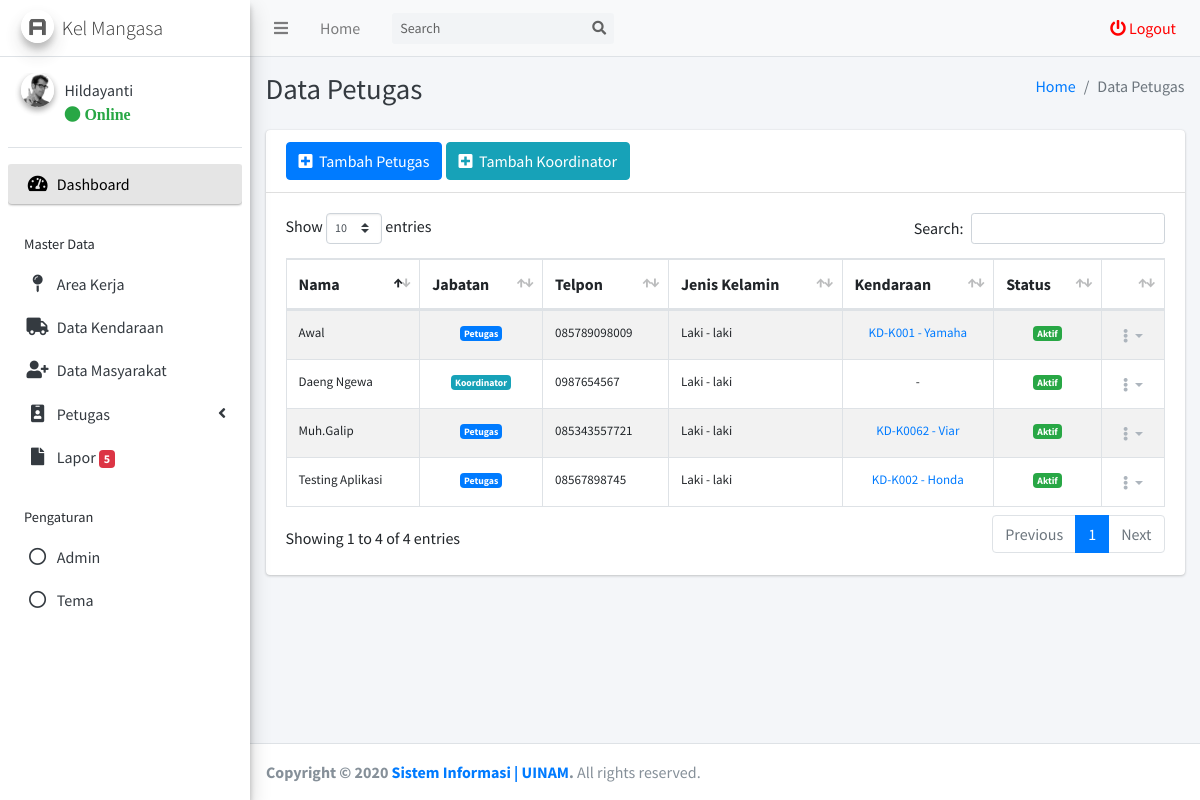
Page /kelurahan/admin/petugas/data.php (signed in) on the committed database.
### tables this page shows
CREATE TABLE `tb_akun_kelurahan` (
  `id_akun_kelurahan` int(11) NOT NULL,
  `nama_akun_kelurahan` varchar(255) NOT NULL,
  `username_akun_kelurahan` varchar(255) NOT NULL,
  `password_akun_kelurahan` varchar(255) NOT NULL,
  `foto_akun_kelurahan` varchar(255) NOT NULL,
  `kelurahan_akun_kelurahan` varchar(255) NOT NULL,
  `status_akun_kelurahan` varchar(255) NOT NULL
);

CREATE TABLE `tb_pekerja` (
  `id_pekerja` int(11) NOT NULL,
  `nik_pekerja` varchar(255) NOT NULL,
  `nama_pekerja` varchar(255) NOT NULL,
  `jenis_kelamin_pekerja` varchar(255) NOT NULL,
  `usia_pekerja` varchar(255) NOT NULL,
  `alamat_pekerja` varchar(255) NOT NULL,
  `latitude_pekerja` varchar(255) NOT NULL,
  `longitude_pekerja` varchar(255) NOT NULL,
  `telpon_pekerja` varchar(255) NOT NULL,
  `kelurahan_pekerja` varchar(255) NOT NULL,
  `password` varchar(255) NOT NULL,
  `area_pekerja` varchar(255) NOT NULL,
  `kendaraan_pekerja` varchar(255) NOT NULL,
  `foto_pekerja` varchar(255) NOT NULL,
  `status_pekerja` varchar(255) NOT NULL,
  `status_kerja_pekerja` varchar(255) NOT NULL,
  `role_pekerja` varchar(255) NOT NULL
);

CREATE TABLE `tb_kendaraan` (
  `id_kendaraan` int(11) NOT NULL,
  `kode_kendaraan` varchar(255) NOT NULL,
  `nama_kendaraan` varchar(255) NOT NULL,
  `type_kendaraan` varchar(255) NOT NULL,
  `nomor_kendaraan` varchar(255) NOT NULL,
  `kondisi_kendaraan` varchar(255) NOT NULL,
  `kelurahan_kendaraan` varchar(255) NOT NULL,
  `status_kendaraan` varchar(255) NOT NULL,
  `foto_kendaraan` varchar(255) NOT NULL
);

### kelurahan/admin/petugas/data.php (the view, shortened to what this page needs)
<?php
require_once '../template/header/header.php';
$pekerja = mysqli_query($conn, "SELECT * FROM tb_pekerja WHERE kelurahan_pekerja = '$kelurahan_header'");
?>
  <div class="content-wrapper">
    <div class="content-header">
      <div class="container-fluid">
        <div class="row mb-2">
          <div class="col-sm-6">
            <h1 class="m-0 text-dark">Data Petugas</h1>
          </div>
          <div class="col-sm-6">
            <ol class="breadcrumb float-sm-right">
              <li class="breadcrumb-item"><a href="/pelaporan-sampah/kelurahan/admin/">Home</a></li>
              <li class="breadcrumb-item active">Data Petugas</li>
            </ol>
          </div>
        </div>
      </div>
    </div>
    <section class="content">
      <div class="container-fluid">
        <div class="row">
          <div class="col-12">
            <div class="card">
              <div class="card-header">
                <a href="tambah.php" type="button" class="btn btn-primary"><i class="fa fa-plus-square"></i>&nbsp Tambah Petugas</a>
                <a href="tambah-koordinator.php" type="button" class="btn btn-info"><i class="fa fa-plus-square"></i>&nbsp Tambah Koordinator</a>
              </div>
              <div class="card-body">
                <table id="example1" class="table table-bordered table-striped">
                  <thead>
                  <tr>
                    <th>Nama</th>
                    <th>Jabatan</th>
                    <th>Telpon</th>
                    <th>Jenis Kelamin</th>
                    <th>Kendaraan</th>
                    <th>Status</th>
                    <th></th>
                  </tr>
                  </thead>
                  <tbody>
                  <?php $i = 1; foreach($pekerja as $dta) { ?>
                  <tr>
                    <td style="font-size: small;"><?= $dta['nama_pekerja'] ?></td>
                    <?php
                    if ($dta['role_pekerja'] == "Petugas"){
                      echo "<td style=' font-size: small; text-align:center'><span class='badge bg-primary'>Petugas</span></td>";
                    } else{
                      echo "<td style=' font-size: small; text-align:center'><span class='badge bg-info'>Koordinator</span></td>";
                    }
                    ?>
                    <td style="font-size: small;"><?= $dta['telpon_pekerja'] ?></td>
                    <td style="font-size: small;"><?= $dta['jenis_kelamin_pekerja'] ?></td>
                    <?php
                      $kendaraan = mysqli_query($conn, "SELECT * FROM tb_kendaraan WHERE id_kendaraan = '$dta[kendaraan_pekerja]'");
                      $dta_kendaraan = mysqli_fetch_assoc($kendaraan);
                      if ($dta_kendaraan != null){
                        echo " <td style='font-size: small;  text-align:center'> <a href='#'>  $dta_kendaraan[kode_kendaraan] - $dta_kendaraan[nama_kendaraan]</a></td>";
                      } else{
                        echo "
                        <td style='font-size: small;  text-align:center'> - </td>";
                      }
                    ?>
                    <?php
                      if ($dta['status_pekerja'] == "Aktif"){
                        echo "<td style=' font-size: small; text-align:center'><span class='badge bg-success'>Aktif</span></td>";
                      } else if ($dta['status_pekerja'] == "Non Aktif"){
                        echo "<td style=' font-size: small; text-align:center'><span class='badge bg-danger'>Non Aktif</span></td>";
                      }
                    ?>
                    <td style="text-align:center; width: 20px;">
                      <div class="btn-group">
                        <button type="button" class="btn btn-tool dropdown-toggle" data-toggle="dropdown">
                          <i class="fas fa fa-ellipsis-v"></i>
                        </button>
                      </div>
                    </td>
                  </tr>
                  <?php $i = $i + 1; } ?>
                  </tbody>
                </table>
              </div>
            </div>
          </div>
        </div>
      </div>
    </section>
  </div>
<?php
require '../template/footer/footer.php';
?>

### kelurahan/admin/template/header/header.php (shortened to what this page needs)
<?php
require('../../../koneksi.php');
$get_id_session = $_SESSION['get_id_kelurahan'];
$query_header_akun = mysqli_query($conn, "SELECT * FROM tb_akun_kelurahan WHERE id_akun_kelurahan = '$get_id_session'");
$get_data_akun = mysqli_fetch_assoc($query_header_akun);
$nama_header = $get_data_akun['nama_akun_kelurahan'];
$kelurahan_header = $get_data_akun['kelurahan_akun_kelurahan'];
?>
<!DOCTYPE html>
<html>
<head>
  <link rel="stylesheet" href="../../../assets/plugins/fontawesome-free/css/all.min.css">
  <link rel="stylesheet" href="../../../assets/plugins/ekko-lightbox/ekko-lightbox.css">
  <link rel="stylesheet" href="https://code.ionicframework.com/ionicons/2.0.1/css/ionicons.min.css">
  <link rel="stylesheet" href="../../../assets/plugins/tempusdominus-bootstrap-4/css/tempusdominus-bootstrap-4.min.css">
  <link rel="stylesheet" href="../../../assets/plugins/datatables-bs4/css/dataTables.bootstrap4.min.css">
  <link rel="stylesheet" href="../../../assets/plugins/datatables-responsive/css/responsive.bootstrap4.min.css">
  <link href="https://cdn.jsdelivr.net/gh/gitbrent/bootstrap-switch-button@1.1.0/css/bootstrap-switch-button.min.css" rel="stylesheet">
  <link rel="stylesheet" href="../../../assets/dist/css/adminlte.min.css">
  <link rel="stylesheet" href="../../../assets/plugins/overlayScrollbars/css/OverlayScrollbars.min.css">
</head>
<body class="hold-transition sidebar-mini layout-fixed">
<div class="wrapper">
  <nav class="main-header navbar navbar-expand navbar-grey navbar-light">
    <ul class="navbar-nav">
      <li class="nav-item">
        <a class="nav-link" data-widget="pushmenu" href="#" role="button"><i class="fas fa-bars"></i></a>
      </li>
      <li class="nav-item d-none d-sm-inline-block">
        <a href="../index.php" class="nav-link">Home</a>
      </li>
    </ul>
    <form class="form-inline ml-3">
      <div class="input-group input-group-sm">
        <input class="form-control form-control-navbar" type="search" placeholder="Search" aria-label="Search">
        <div class="input-group-append">
          <button class="btn btn-navbar" type="submit">
            <i class="fas fa-search"></i>
          </button>
        </div>
      </div>
    </form>
    <ul class="navbar-nav ml-auto">
      <li class="nav-item">
        <a style="color: red;" class="nav-link" data-toggle="modal" data-target="#modal-default"  href="" role="button">
          <i class="fas fa fa-power-off" style="color: red;"></i> Logout
        </a>
      </li>
    </ul>
  </nav>
  <aside class="main-sidebar sidebar-light-grey elevation-3">
    <a href="../index.php" class="brand-link">
      <img src="../../../assets/dist/img/AdminLTELogo.png" alt="Logo Kabupaten Soppeng" class="brand-image img-circle elevation-3"
           style="opacity: .8">
      <span class="brand-text font-weight-light">Kel <?= $kelurahan_header ?></span>
    </a>
    <div class="sidebar">
      <div class="user-panel mt-3 pb-3 mb-3 d-flex">
        <div class="image">
          <img src="../../../assets/dist/img/user2-160x160.jpg" class="img-circle elevation-2" alt="User Image">
        </div>
        <div class="info">
          <a href="#" class="d-block"><?= $nama_header ?></a>
          <a href="#"<i class="fa fa-circle text-success"></i> Online</a>
        </div>
      </div>
      <nav class="mt-2">
        <ul class="nav nav-pills nav-sidebar flex-column" data-widget="treeview" role="menu" data-accordion="false">
          <li class="nav-item has-treeview menu-open">
            <a href="../" class="nav-link active">
              <i class="nav-icon fas fa-tachometer-alt"></i>
              <p>
                Dashboard
              </p>
            </a>
          </li>
          <li class="nav-header">Master Data</li>
          <li class="nav-item">
            <a href="../area/data.php" class="nav-link">
              <i class="nav-icon fa fa-map-pin"></i>
              <p>
                Area Kerja
              </p>
            </a>
          </li>
          <li class="nav-item">
            <a href="../kendaraan/data.php" class="nav-link">
              <i class="nav-icon fa fa-truck"></i>
              <p>
                Data Kendaraan
              </p>
            </a>
          </li>
          <li class="nav-item">
            <a href="../masyarakat/data.php" class="nav-link">
              <i class="nav-icon fa fa-user-plus"></i>
              <p>
                Data Masyarakat
              </p>
            </a>
          </li>
          <li class="nav-item">
            <a href="" class="nav-link">
              <i class="nav-icon fa fa-id-badge"></i>
              <p>
                Petugas
                <i class="fas fa-angle-left right"></i>
              </p>
            </a>
          </li>
          <li class="nav-item">
          <?php
            $laporan = mysqli_query($conn, "SELECT * FROM tb_laporan WHERE kelurahan_laporan = '$get_data_akun[kelurahan_akun_kelurahan]' AND staus_laporan = 'New'");
            $row_laporan = mysqli_num_rows($laporan);
            $row_laporan_final = $row_laporan;
          ?>
            <a href="#" class="nav-link">
              <i class="far fa fa-file nav-icon"></i>
              <p>
                Lapor
                <span class="badge badge-danger"><?= $row_laporan_final ?></span>
              </p>
            </a>
          </li>
          <li class="nav-header">Pengaturan</li>
          <li class="nav-item">
            <a href="../user/data.php" class="nav-link">
              <i class="far fa-circle nav-icon"></i>
              <p>
                Admin
              </p>
            </a>
          </li>
          <li class="nav-item">
            <a class="nav-link" data-widget="control-sidebar" data-slide="true" href="#" role="button">
              <i class="far fa-circle nav-icon"></i>
              <p>
                Tema
              </p>
            </a>
          </li>
          <li class="nav-header"></li>
        </ul>
      </nav>
    </div>
  </aside>

### rows in the picture
tb_akun_kelurahan: kelurahan_akun_kelurahan "Mangasa", nama_akun_kelurahan "Hildayanti"
tb_pekerja: nama_pekerja "Testing Aplikasi", role_pekerja "Petugas", telpon_pekerja "08567898745", jenis_kelamin_pekerja "Laki - laki", tb_kendaraan.kode_kendaraan "KD-K002", tb_kendaraan.nama_kendaraan "Honda", status_pekerja "Aktif"
tb_pekerja: nama_pekerja "Awal", role_pekerja "Petugas", telpon_pekerja "085789098009", jenis_kelamin_pekerja "Laki - laki", tb_kendaraan.kode_kendaraan "KD-K001", tb_kendaraan.nama_kendaraan "Yamaha", status_pekerja "Aktif"
tb_pekerja: nama_pekerja "Daeng Ngewa", role_pekerja "Koordinator", telpon_pekerja "0987654567", jenis_kelamin_pekerja "Laki - laki", status_pekerja "Aktif"
tb_pekerja: nama_pekerja "Muh.Galip", role_pekerja "Petugas", telpon_pekerja "085343557721", jenis_kelamin_pekerja "Laki - laki", tb_kendaraan.kode_kendaraan "KD-K0062", tb_kendaraan.nama_kendaraan "Viar", status_pekerja "Aktif"

### other values in the picture
$row_laporan_final "5"
